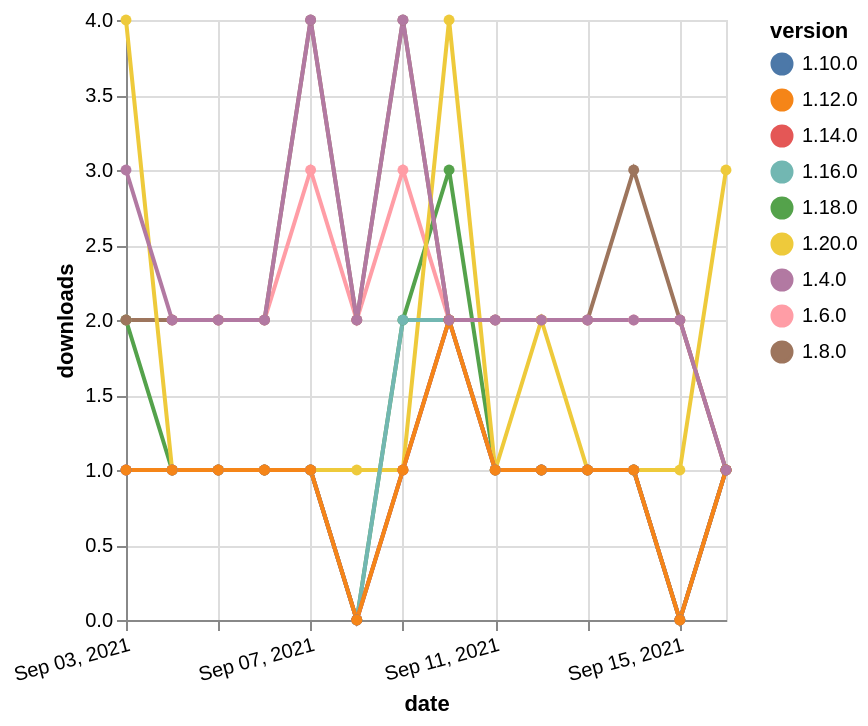

Here is the Vega-Lite specification saved for this chart:
### Vega-Lite specification from a JSON file in a GitHub repository (floating-point values rounded to 4 significant figures)
{"$schema": "https://vega.github.io/schema/vega-lite/v5.json", "description": "A simple bar chart with embedded data.", "data": {"values": [{"date": "2021-09-03", "total": 2561, "delta": 2, "version": "1.6.0"}, {"date": "2021-09-04", "total": 2563, "delta": 2, "version": "1.6.0"}, {"date": "2021-09-05", "total": 2565, "delta": 2, "version": "1.6.0"}, {"date": "2021-09-06", "total": 2567, "delta": 2, "version": "1.6.0"}, {"date": "2021-09-07", "total": 2570, "delta": 3, "version": "1.6.0"}, {"date": "2021-09-08", "total": 2572, "delta": 2, "version": "1.6.0"}, {"date": "2021-09-09", "total": 2575, "delta": 3, "version": "1.6.0"}, {"date": "2021-09-10", "total": 2577, "delta": 2, "version": "1.6.0"}, {"date": "2021-09-11", "total": 2579, "delta": 2, "version": "1.6.0"}, {"date": "2021-09-12", "total": 2581, "delta": 2, "version": "1.6.0"}, {"date": "2021-09-13", "total": 2583, "delta": 2, "version": "1.6.0"}, {"date": "2021-09-14", "total": 2585, "delta": 2, "version": "1.6.0"}, {"date": "2021-09-15", "total": 2587, "delta": 2, "version": "1.6.0"}, {"date": "2021-09-16", "total": 2588, "delta": 1, "version": "1.6.0"}, {"date": "2021-09-03", "total": 188, "delta": 2, "version": "1.18.0"}, {"date": "2021-09-04", "total": 189, "delta": 1, "version": "1.18.0"}, {"date": "2021-09-05", "total": 190, "delta": 1, "version": "1.18.0"}, {"date": "2021-09-06", "total": 191, "delta": 1, "version": "1.18.0"}, {"date": "2021-09-07", "total": 192, "delta": 1, "version": "1.18.0"}, {"date": "2021-09-08", "total": 192, "delta": 0, "version": "1.18.0"}, {"date": "2021-09-09", "total": 194, "delta": 2, "version": "1.18.0"}, {"date": "2021-09-10", "total": 197, "delta": 3, "version": "1.18.0"}, {"date": "2021-09-11", "total": 198, "delta": 1, "version": "1.18.0"}, {"date": "2021-09-12", "total": 199, "delta": 1, "version": "1.18.0"}, {"date": "2021-09-13", "total": 200, "delta": 1, "version": "1.18.0"}, {"date": "2021-09-14", "total": 201, "delta": 1, "version": "1.18.0"}, {"date": "2021-09-15", "total": 201, "delta": 0, "version": "1.18.0"}, {"date": "2021-09-16", "total": 202, "delta": 1, "version": "1.18.0"}, {"date": "2021-09-03", "total": 2484, "delta": 2, "version": "1.8.0"}, {"date": "2021-09-04", "total": 2486, "delta": 2, "version": "1.8.0"}, {"date": "2021-09-05", "total": 2488, "delta": 2, "version": "1.8.0"}, {"date": "2021-09-06", "total": 2490, "delta": 2, "version": "1.8.0"}, {"date": "2021-09-07", "total": 2494, "delta": 4, "version": "1.8.0"}, {"date": "2021-09-08", "total": 2496, "delta": 2, "version": "1.8.0"}, {"date": "2021-09-09", "total": 2500, "delta": 4, "version": "1.8.0"}, {"date": "2021-09-10", "total": 2502, "delta": 2, "version": "1.8.0"}, {"date": "2021-09-11", "total": 2504, "delta": 2, "version": "1.8.0"}, {"date": "2021-09-12", "total": 2506, "delta": 2, "version": "1.8.0"}, {"date": "2021-09-13", "total": 2508, "delta": 2, "version": "1.8.0"}, {"date": "2021-09-14", "total": 2511, "delta": 3, "version": "1.8.0"}, {"date": "2021-09-15", "total": 2513, "delta": 2, "version": "1.8.0"}, {"date": "2021-09-16", "total": 2514, "delta": 1, "version": "1.8.0"}, {"date": "2021-09-03", "total": 237, "delta": 1, "version": "1.10.0"}, {"date": "2021-09-04", "total": 238, "delta": 1, "version": "1.10.0"}, {"date": "2021-09-05", "total": 239, "delta": 1, "version": "1.10.0"}, {"date": "2021-09-06", "total": 240, "delta": 1, "version": "1.10.0"}, {"date": "2021-09-07", "total": 241, "delta": 1, "version": "1.10.0"}, {"date": "2021-09-08", "total": 241, "delta": 0, "version": "1.10.0"}, {"date": "2021-09-09", "total": 242, "delta": 1, "version": "1.10.0"}, {"date": "2021-09-10", "total": 244, "delta": 2, "version": "1.10.0"}, {"date": "2021-09-11", "total": 245, "delta": 1, "version": "1.10.0"}, {"date": "2021-09-12", "total": 246, "delta": 1, "version": "1.10.0"}, {"date": "2021-09-13", "total": 247, "delta": 1, "version": "1.10.0"}, {"date": "2021-09-14", "total": 248, "delta": 1, "version": "1.10.0"}, {"date": "2021-09-15", "total": 248, "delta": 0, "version": "1.10.0"}, {"date": "2021-09-16", "total": 249, "delta": 1, "version": "1.10.0"}, {"date": "2021-09-03", "total": 133, "delta": 4, "version": "1.20.0"}, {"date": "2021-09-04", "total": 134, "delta": 1, "version": "1.20.0"}, {"date": "2021-09-05", "total": 135, "delta": 1, "version": "1.20.0"}, {"date": "2021-09-06", "total": 136, "delta": 1, "version": "1.20.0"}, {"date": "2021-09-07", "total": 137, "delta": 1, "version": "1.20.0"}, {"date": "2021-09-08", "total": 138, "delta": 1, "version": "1.20.0"}, {"date": "2021-09-09", "total": 139, "delta": 1, "version": "1.20.0"}, {"date": "2021-09-10", "total": 143, "delta": 4, "version": "1.20.0"}, {"date": "2021-09-11", "total": 144, "delta": 1, "version": "1.20.0"}, {"date": "2021-09-12", "total": 146, "delta": 2, "version": "1.20.0"}, {"date": "2021-09-13", "total": 147, "delta": 1, "version": "1.20.0"}, {"date": "2021-09-14", "total": 148, "delta": 1, "version": "1.20.0"}, {"date": "2021-09-15", "total": 149, "delta": 1, "version": "1.20.0"}, {"date": "2021-09-16", "total": 152, "delta": 3, "version": "1.20.0"}, {"date": "2021-09-03", "total": 162, "delta": 1, "version": "1.16.0"}, {"date": "2021-09-04", "total": 163, "delta": 1, "version": "1.16.0"}, {"date": "2021-09-05", "total": 164, "delta": 1, "version": "1.16.0"}, {"date": "2021-09-06", "total": 165, "delta": 1, "version": "1.16.0"}, {"date": "2021-09-07", "total": 166, "delta": 1, "version": "1.16.0"}, {"date": "2021-09-08", "total": 166, "delta": 0, "version": "1.16.0"}, {"date": "2021-09-09", "total": 168, "delta": 2, "version": "1.16.0"}, {"date": "2021-09-10", "total": 170, "delta": 2, "version": "1.16.0"}, {"date": "2021-09-11", "total": 171, "delta": 1, "version": "1.16.0"}, {"date": "2021-09-12", "total": 172, "delta": 1, "version": "1.16.0"}, {"date": "2021-09-13", "total": 173, "delta": 1, "version": "1.16.0"}, {"date": "2021-09-14", "total": 174, "delta": 1, "version": "1.16.0"}, {"date": "2021-09-15", "total": 174, "delta": 0, "version": "1.16.0"}, {"date": "2021-09-16", "total": 175, "delta": 1, "version": "1.16.0"}, {"date": "2021-09-03", "total": 181, "delta": 1, "version": "1.14.0"}, {"date": "2021-09-04", "total": 182, "delta": 1, "version": "1.14.0"}, {"date": "2021-09-05", "total": 183, "delta": 1, "version": "1.14.0"}, {"date": "2021-09-06", "total": 184, "delta": 1, "version": "1.14.0"}, {"date": "2021-09-07", "total": 185, "delta": 1, "version": "1.14.0"}, {"date": "2021-09-08", "total": 185, "delta": 0, "version": "1.14.0"}, {"date": "2021-09-09", "total": 186, "delta": 1, "version": "1.14.0"}, {"date": "2021-09-10", "total": 188, "delta": 2, "version": "1.14.0"}, {"date": "2021-09-11", "total": 189, "delta": 1, "version": "1.14.0"}, {"date": "2021-09-12", "total": 190, "delta": 1, "version": "1.14.0"}, {"date": "2021-09-13", "total": 191, "delta": 1, "version": "1.14.0"}, {"date": "2021-09-14", "total": 192, "delta": 1, "version": "1.14.0"}, {"date": "2021-09-15", "total": 192, "delta": 0, "version": "1.14.0"}, {"date": "2021-09-16", "total": 193, "delta": 1, "version": "1.14.0"}, {"date": "2021-09-03", "total": 197, "delta": 1, "version": "1.12.0"}, {"date": "2021-09-04", "total": 198, "delta": 1, "version": "1.12.0"}, {"date": "2021-09-05", "total": 199, "delta": 1, "version": "1.12.0"}, {"date": "2021-09-06", "total": 200, "delta": 1, "version": "1.12.0"}, {"date": "2021-09-07", "total": 201, "delta": 1, "version": "1.12.0"}, {"date": "2021-09-08", "total": 201, "delta": 0, "version": "1.12.0"}, {"date": "2021-09-09", "total": 202, "delta": 1, "version": "1.12.0"}, {"date": "2021-09-10", "total": 204, "delta": 2, "version": "1.12.0"}, {"date": "2021-09-11", "total": 205, "delta": 1, "version": "1.12.0"}, {"date": "2021-09-12", "total": 206, "delta": 1, "version": "1.12.0"}, {"date": "2021-09-13", "total": 207, "delta": 1, "version": "1.12.0"}, {"date": "2021-09-14", "total": 208, "delta": 1, "version": "1.12.0"}, {"date": "2021-09-15", "total": 208, "delta": 0, "version": "1.12.0"}, {"date": "2021-09-16", "total": 209, "delta": 1, "version": "1.12.0"}, {"date": "2021-09-03", "total": 3043, "delta": 3, "version": "1.4.0"}, {"date": "2021-09-04", "total": 3045, "delta": 2, "version": "1.4.0"}, {"date": "2021-09-05", "total": 3047, "delta": 2, "version": "1.4.0"}, {"date": "2021-09-06", "total": 3049, "delta": 2, "version": "1.4.0"}, {"date": "2021-09-07", "total": 3053, "delta": 4, "version": "1.4.0"}, {"date": "2021-09-08", "total": 3055, "delta": 2, "version": "1.4.0"}, {"date": "2021-09-09", "total": 3059, "delta": 4, "version": "1.4.0"}, {"date": "2021-09-10", "total": 3061, "delta": 2, "version": "1.4.0"}, {"date": "2021-09-11", "total": 3063, "delta": 2, "version": "1.4.0"}, {"date": "2021-09-12", "total": 3065, "delta": 2, "version": "1.4.0"}, {"date": "2021-09-13", "total": 3067, "delta": 2, "version": "1.4.0"}, {"date": "2021-09-14", "total": 3069, "delta": 2, "version": "1.4.0"}, {"date": "2021-09-15", "total": 3071, "delta": 2, "version": "1.4.0"}, {"date": "2021-09-16", "total": 3072, "delta": 1, "version": "1.4.0"}]}, "width": "container", "mark": {"type": "line", "point": {"filled": true}}, "encoding": {"x": {"field": "date", "type": "temporal", "timeUnit": "yearmonthdate", "title": "date", "axis": {"labelAngle": -15}}, "y": {"field": "delta", "type": "quantitative", "title": "downloads"}, "color": {"field": "version", "type": "nominal"}, "tooltip": {"field": "delta"}}}
